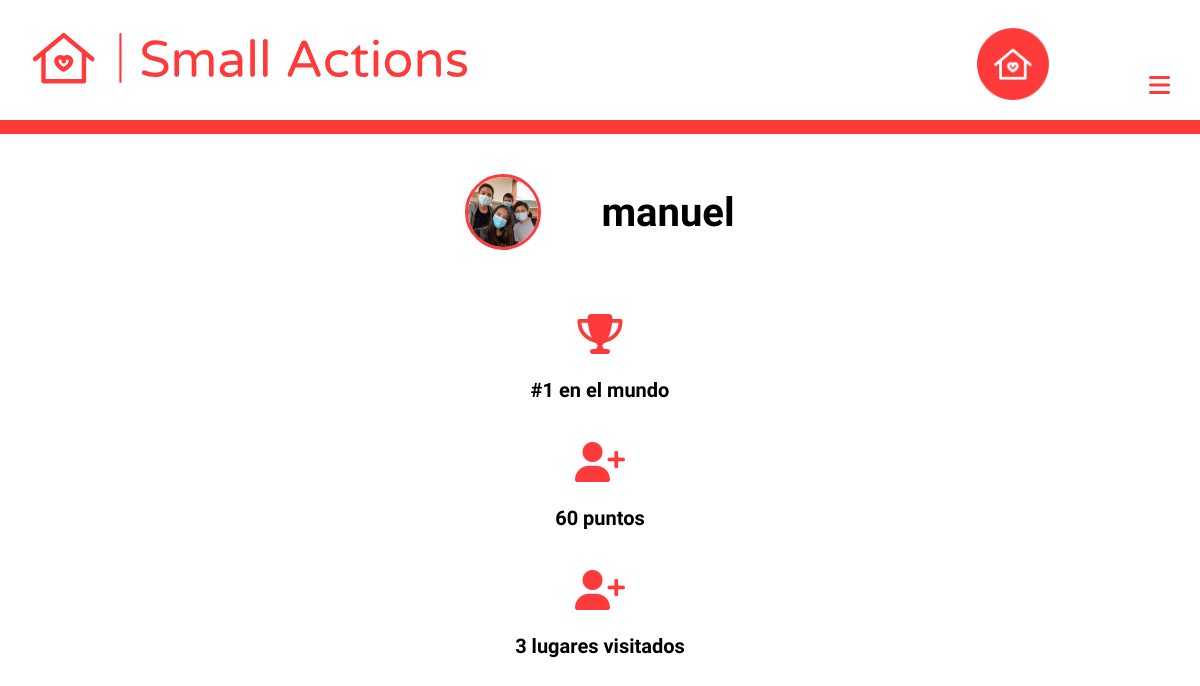
Page /account/another/manuel on the earlier database version.
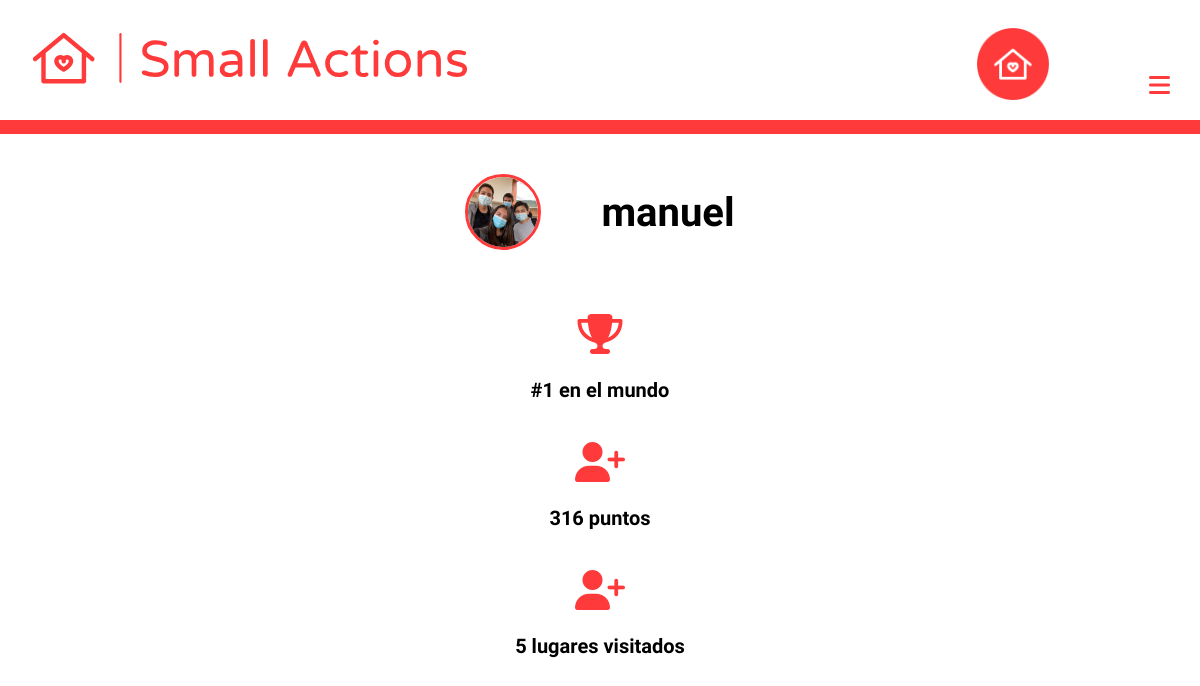
Same page on the later database version.
### login/models.py (models this page shows)
class User(AbstractUser):
    points = models.PositiveIntegerField(default=0)
    photo = models.ImageField(upload_to="people", null=True, blank=True)
    latitude = models.DecimalField(max_digits=10, decimal_places=8, null=True, blank=True)
    longitude = models.DecimalField(max_digits=11, decimal_places=8, null=True, blank=True)
    visited = models.ManyToManyField('maps.Help', related_name="persons_visited", blank=True)
    can_change = models.BooleanField(null=True, blank=True) #Security
    dark_mode = models.BooleanField(default=False)
    date_forgot = models.DateTimeField(auto_now_add=True)
    random_string = models.CharField(max_length=20, blank=True, null=True, unique=True)
    def get_ranking(self):
        return list(User.objects.all().order_by('-points')).index(User.objects.get(username=self.username))

### login/views.py (the view)
# urls.py: path('another/<str:username>', views.another_account, name='another'),
def another_account(request, username):
    user = User.objects.get(username=username)
    place = user.get_ranking() + 1
    return render(request, 'login/another.html', {'user' : user, 'place' : place})

### templates/login/another.html (shortened to what this page needs)
{% extends 'maps/nav.html' %}
{% load static %}
{% block head %}
    <link href="{% static 'login/css/another.css' %}" rel="stylesheet">
{% endblock %}
{% block content %}
    <div id="title_div">
        {% if user.photo %}
        <img src="{{user.photo.url}}" alt="account" id="title_photo" width="70" height="70">
        {% else %}
        <img src="{% static 'maps/images/logo_small_icon_only_inverted.png' %}" alt="account" width="70" height="70">
        {% endif %}
        <h1>{{user.username}}</h1>
    </div>
    <div id="infos">
        <div id="frist_info">
            <i class="fas fa-trophy"></i>
            <h2>#{{place}} en el mundo</h2>
        </div>
        <div>
            <i class="fas fa-user-plus"></i>
            <h3>{{user.points}} puntos</h3>
        </div>
        <div id="last_info">
            <i class="fas fa-user-plus"></i>
            <h4>{{user.visited.all | length }} lugares visitados</h4>
        </div>
    </div>
{% endblock %}

### templates/maps/nav.html (shortened to what this page needs)
<!DOCTYPE html>
{% load static %}
{% load cache %}
<html lang="es">
    <head>
        <link rel="stylesheet" href="{% static 'maps/css/nav.css' %}">
        {% block head %}
        {% endblock %}
    </head>
    <body>
        {% cache 900 navbar %}
        <header id="all_bar">
            <div id="superior">
                <img src="{% static 'maps/images/logo.svg' %}" id="principal_logo" alt="logo" width="500" height="65">
                <div id="rigth_superior">
                    {% if request.user.is_authenticated %}
                        <h6>{{request.user.points}} Puntos</h6>
                        {% if request.user.photo %}
                            <a href="{% url 'account' %}"><img src="{{request.user.photo.url}}" alt="account" id="porfile_photo_nav" width="70" height="70"></a>
                        {% else %}
                            <a href="{% url 'account' %}"><img src="{% static 'maps/images/logo_small_icon_only_inverted.png' %}" alt="account" width="70" height="70"></a>
                        {% endif %}
                    {% else %}
                        <a href="{% url 'login' %}"><img src="{% static 'maps/images/logo_small_icon_only_inverted.png' %}" alt="account"></a>
                    {% endif %}
                    <i class="fas fa-bars" id="bars"></i>
                </div>
            </div>
            <div id="inferior">
            </div>
        </header>
        {% endcache %}
        {% block content %}
        {% endblock %}
    </body>
</html>

### static/maps/css/nav.css (style rules this page uses)
* { margin: 0; padding: 0; outline: none; font-family: 'Sora', sans-serif; }
#all_bar { margin-top: 1vh; }
#principal_logo { width: 27vw; height: 6.5vh; object-fit: contain; object-position: left; margin-left: 2vw; }
#rigth_superior { float: right; }
#rigth_superior img { width: 3.7vw; height: 3.7vw; object-fit: cover; display: inline-block; margin-right: 2vw; }
#inferior { background-color: #ff3a3a; margin-top: 2vh; height: 2.5vh; padding-top: 0.3vh; transition: height 1s; }
#bars { display: none; }
@media screen and (max-width: 1300px) { #all_bar { margin-top: 2vh; } }
@media screen and (max-width: 1300px) { #principal_logo { width: 57vw; height: 6.5vh; margin-left: 2.5vw; margin-top: 2vh; } }
@media screen and (max-width: 1300px) { #rigth_superior { margin-right: 2.5vw; } }
@media screen and (max-width: 1300px) { #rigth_superior img { width: 6vw; height: 6vw; margin: 0; margin-top: 1.5vh; margin-right: 8vw; } }
@media screen and (max-width: 1300px) { #bars { display: inline-block; font-size: 3vh; color: #ff3a3a; position: relative; bottom: .7vh; text-align: right; } }
@media screen and (max-width: 1300px) { #inferior { margin-top: 4vh; height: 1.5vh; z-index: 100; } }

### static/login/css/another.css (style rules this page uses)
#title_div { margin-top: 8vh; display: flex; justify-content: center; align-items: center; }
#title_div h1 { font-size: 80px; margin-left: 2vw; }
#title_div img { width: 150px; height: 150px; object-fit: cover; border-radius: 100px; }
#title_photo { border: 3px solid #ff3a3a; }
#infos { display: flex; justify-content: center; margin-top: 15vh; }
#infos i { width: 100%; text-align: center; font-size: 70px; color: #ff3a3a; }
#infos h2, h3, h4 { font-size: 40px; margin-top: 3vh; font-weight: 600; }
#last_info { margin-left: 17vw; }
#frist_info { margin-right: 17vw; }
@media screen and (max-width: 1360px) { #title_div { margin-top: 5vh; } }
@media screen and (max-width: 1360px) { #title_div h1 { font-size: 40px; margin-left: 5vw; } }
@media screen and (max-width: 1360px) { #title_div img { height: 70px; width: 70px; } }
@media screen and (max-width: 1360px) { #infos { flex-direction: column; margin-top: 8vh; } }
@media screen and (max-width: 1360px) { #infos h2, h3, h4 { text-align: center; font-size: 20px; margin-bottom: 5vh; } }
@media screen and (max-width: 1360px) { #infos i { font-size: 40px; } }
@media screen and (max-width: 1360px) { #last_info, #frist_info { margin: 0; } }

Differences in the rows shown:
changed User "manuel": points "60" → "316"; visited.all|length "3" → "5"
